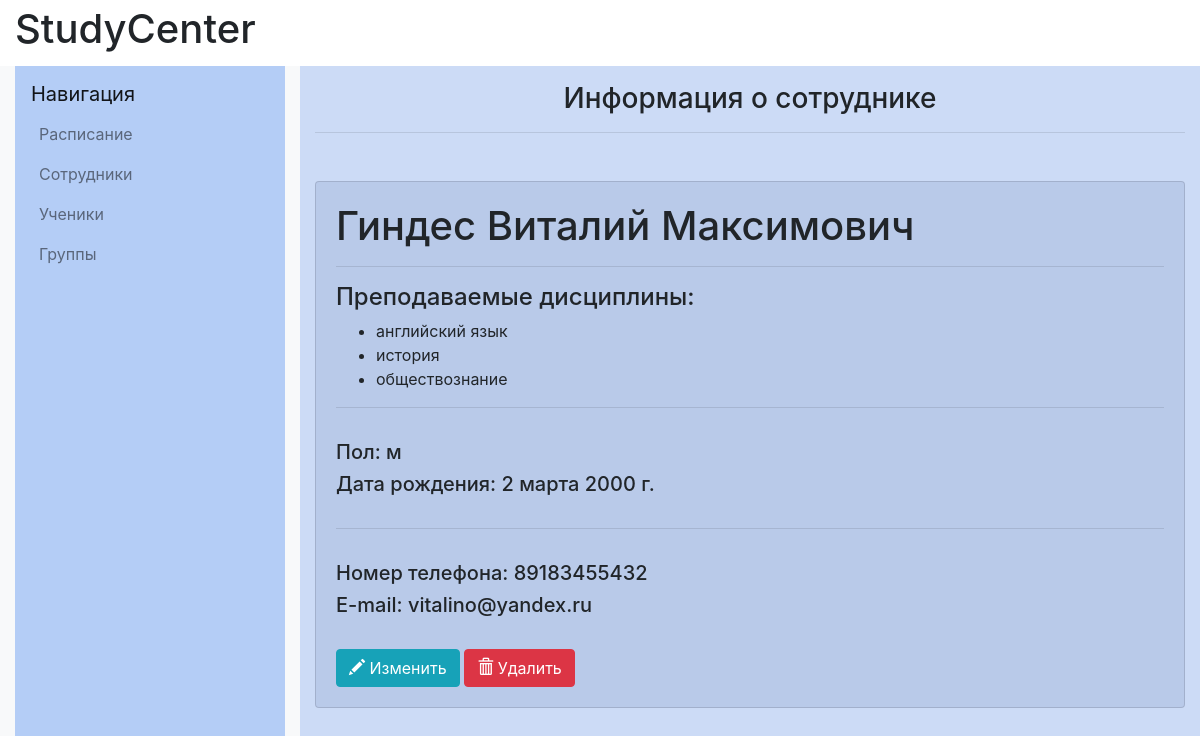
Page /workers/3/ on the committed database.
### catalog/models.py (models this page shows, shortened)
class Worker(models.Model):
    firstname=models.CharField(max_length=20, verbose_name="Имя")
    lastname=models.CharField(max_length=20, verbose_name="Фамилия")
    fathername=models.CharField(max_length=20, verbose_name="Отчество")
    date_of_birth=models.DateField(verbose_name="Дата рождения")
    gender=models.IntegerField(validators=[MinValueValidator(0), MaxValueValidator(1)], verbose_name="Пол")
    subject = models.ManyToManyField(Subject, verbose_name="Дисциплины")
    phone_number=models.CharField(max_length=11,validators=[MinLengthValidator(11)], verbose_name="Номер телефона")
    email=models.EmailField(verbose_name="E-mail")
    objects=models.Manager()
    registration_date=models.DateField()
    DoesNotExist = models.Manager

class Subject(models.Model):
    name=models.CharField(max_length=100)
    objects=models.Manager()
    def __str__(self):
        return self.name

### catalog/views.py (the view)
# urls.py: path('workers/<int:pk>/', views.worker_detail, name='worker_detail'),
def worker_detail(request, pk):
    subject= Subject.objects.all()
    worker = get_object_or_404(Worker, pk=pk)
    return render(request, 'worker/worker_details.html', {'worker': worker, 'subjects': subject})

### catalog/templates/worker/worker_details.html (shortened to what this page needs)
{% extends "base_generic.html" %}
{% block content%}
            <div class="col-md-8 col-lg-9 content-container" style="background-color: #ccdbf6">
                <h1 class="h3 text-center mt-3">Информация о сотруднике</h1>
                <hr class="mb-5">
                <section>
                    <div class="worker card mt-5" style="background-color: rgba(156,173,213,0.38);">
                        <div class="card-body">
                            <h1>{{ worker.lastname }} {{ worker.firstname }} {{ worker.fathername }}</h1>
                            <hr>
                            <h4>Преподаваемые дисциплины:</h4>
                            <ul>
                                {% for subject in worker.subject.all %}
                                    <li>{{ subject }}</li>
                                {% endfor %}
                            </ul>
                            <hr>
                            <p>
                                <h5>Пол:
                                    {% if worker.gender|stringformat:"s" == "0" %}
                                        ж
                                    {% elif worker.gender|stringformat:"s" == "1" %}
                                        м
                                    {% endif %}
                                </h5>
                                <h5>Дата рождения: {{ worker.date_of_birth }} </h5>
                            </p>
                            <hr>
                            <p>
                                <h5>Номер телефона: {{ worker.phone_number }} </h5>
                                <h5>E-mail: {{ worker.email }} </h5>
                            </p>
                            <div>
                                <a class="btn btn-info" href="{% url 'worker_edit' pk=worker.pk %}">
                                    <span class="glyphicon glyphicon-pencil"></span> Изменить
                                </a>
                                <a class="btn btn-danger" href="{% url 'worker_delete' pk=worker.pk %}">
                                    <span class="glyphicon glyphicon-trash"></span> Удалить
                                </a>
                            </div>
                        </div>
                    </div>
                </section>
            </div>
{% endblock content %}

### catalog/templates/base_generic.html (style rules this page uses)
p { margin-top: 2em; margin-bottom: 2em; }

### rows in the picture
Worker: lastname "Гиндес", firstname "Виталий", fathername "Максимович", date_of_birth "2 марта 2000 г.", phone_number "89183455432", email "vitalino@yandex.ru"
Subject: name "английский язык"
Subject: name "история"
Subject: name "обществознание"
